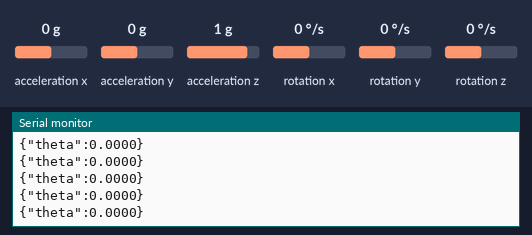
Bench run of a sketch on a simulated ESP32-C3. Shown: the last lines printed to the serial monitor. The test bench sets the inputs (shaded band); at power-on: rotation z 0 °/s, acceleration x 0 g, acceleration y 0 g, acceleration z 1 g, rotation x 0 °/s, rotation y 0 °/s.

Above: at 5.2 s.
5.3 s: rotation z set to -192 °/s
At 5.33 s:
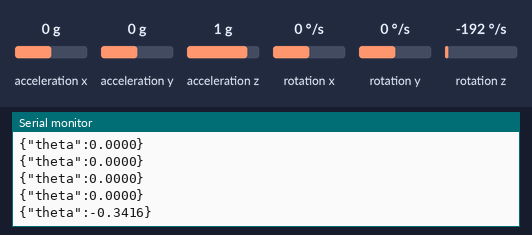
6.8 s: rotation z set to -100 °/s
At 6.86 s:
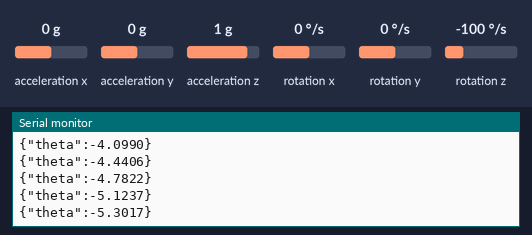
Timing chart, 0 to 9.8 s (numbered marks = the images above; inputs shaded):
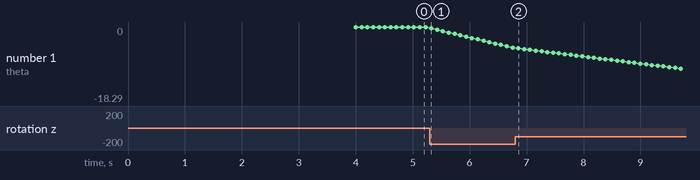

Measured:
- after the input at 5.3 s, the serial monitor: prints a new line at once (image 1)
- plotted number 1: 0 → -5.12 after the input at 5.3 s

The sketch:

sketch_mar28b.ino
```cpp
#include <Wire.h>
#include <MPU6050_light.h>

MPU6050 mpu(Wire);

void setup() {
  Serial.begin(115200);
  delay(2000);

  // ESP32-C3 I2C
  Wire.begin(8, 9);

  byte status = mpu.begin();

  if (status != 0) {
    Serial.println("{\"error\":\"mpu_not_detected\"}");
    while (true);
  }

  delay(1000);

  // Calibración inicial (sensor quieto)
  mpu.calcOffsets();

  Serial.println("{\"status\":\"ready\"}");
}

void loop() {
  mpu.update();

  // Ángulo Z en radianes
  float theta = mpu.getAngleZ() * PI / 180.0;

  Serial.print("{\"theta\":");
  Serial.print(theta, 4);
  Serial.println("}");

  delay(100);
}
```
